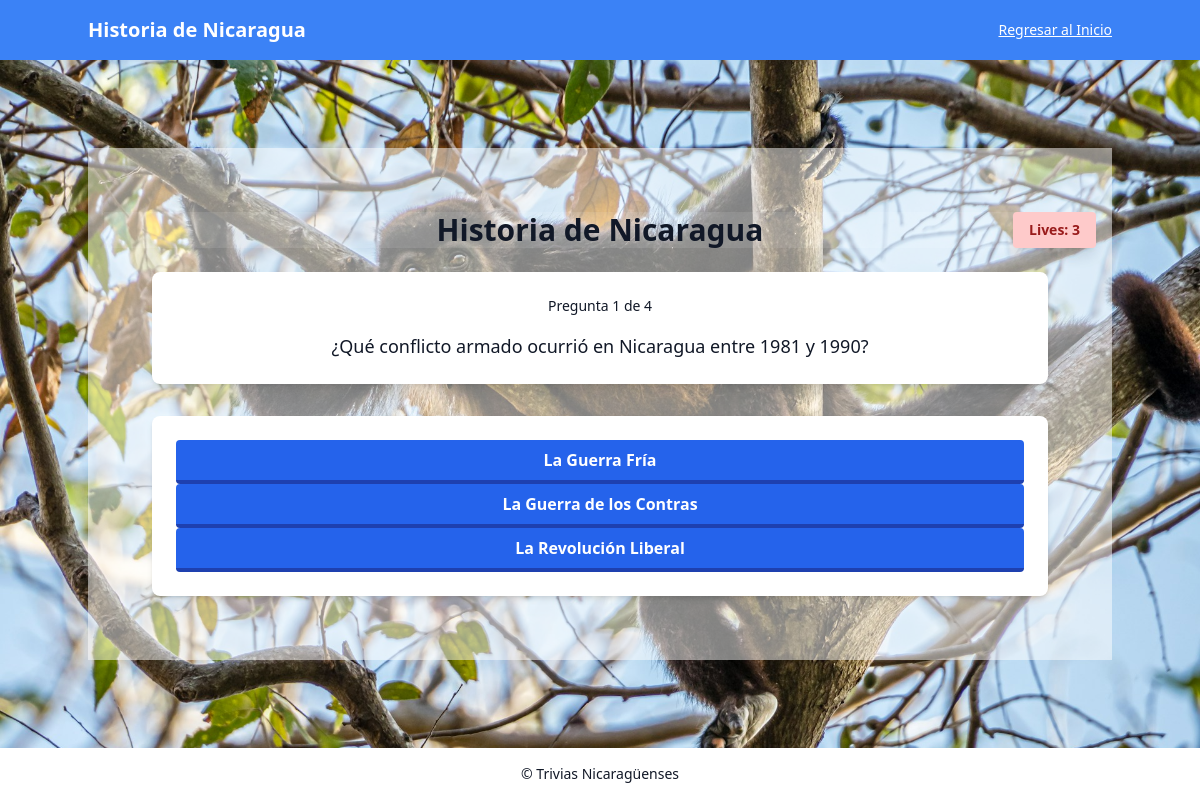
The app's page /trivia/2 (signed in) with its own data.
### tables this page shows
CREATE TABLE trivias (
  trivia_id integer,
  user_id integer,
  category_id integer,
  title text,
  points integer,
  FOREIGN KEY (user_id) REFERENCES users(id),
  FOREIGN KEY (category_id) REFERENCES categories(category_id),
  PRIMARY KEY (trivia_id)
);

CREATE TABLE images (
  image text,
  image_id integer,
  horario integer,
  grande integer,
  PRIMARY KEY (image)
);

CREATE TABLE questions (
  question_id integer,
  trivia_id integer,
  question_text text,
  FOREIGN KEY (trivia_id) REFERENCES trivias(trivia_id),
  PRIMARY KEY (question_id)
);

CREATE TABLE responses (
  response_id integer,
  trivia_id integer,
  question_id integer,
  response_text text,
  FOREIGN KEY (trivia_id) REFERENCES trivias(trivia_id),
  FOREIGN KEY (question_id) REFERENCES questions(question_id),
  PRIMARY KEY (response_id)
);

CREATE TABLE correct_responses (
  correct_response_id integer,
  trivia_id integer,
  question_id integer,
  correct_response_text text,
  FOREIGN KEY (trivia_id) REFERENCES trivias(trivia_id),
  FOREIGN KEY (question_id) REFERENCES questions(question_id),
  PRIMARY KEY (correct_response_id)
);

### app.py (the view)
@app.route("/trivia/<int:trivia_id>")
@login_required
def trivia(trivia_id):
    con = get_con_connection()
    user_id = session["user_id"]
    try:
        imagen_dia
        imagen_noche
    except NameError:
        imagen_dia = get_random_image(1,0)
        imagen_noche = get_random_image(0,0)
    print(f"\n {imagen_dia}")
    print(f"\n {imagen_noche}")
    if "lives" not in session:
        print("Obtenemos las vidas")
        session["lives"] = 3
    print(session["lives"])
    trivia = con.execute("SELECT * FROM trivias WHERE trivia_id = ?", (trivia_id,)).fetchone()
    con.close()
    if not trivia:
        con.close()
        return redirect("/")
    print(f"Obtenemos los datos de la trivia. {dict(trivia)} \n")
    datos_trivia = trivia
    trivia = trivia[0]
    print(f"Obtenemos el id de la trivia {trivia_id} \n")
    con = get_con_connection()
    unanswered_questions = con.execute("""
    SELECT q.*
    FROM questions q
    WHERE q.trivia_id = ?
    AND NOT EXISTS (
        SELECT 1
        FROM user_responses ur
        WHERE ur.user_id = ? AND ur.correct_question_id = q.question_id
    )
    ORDER BY q.question_id
    """,(trivia_id, user_id,)).fetchall()
    unanswered_questions_dicts = [dict(row) for row in unanswered_questions]
    print(f"Obtenemos las preguntas sin obtener {unanswered_questions_dicts} \n")
    con.close()
    if not unanswered_questions:
        flash("Ya completaste esta trivia.", "success")
        con.close()
        return redirect("/")
    random.shuffle(unanswered_questions)
    unanswered_questions_dicts = [dict(row) for row in unanswered_questions]
    print(f"randomizamos las preguntas {unanswered_questions_dicts} \n")
    question = unanswered_questions[0]
    print(f"Obtenemos la primera pregunta de la lista de preguntas no respondidas {dict(question)}\n")
    con = get_con_connection()
    responses = con.execute(
        "SELECT * FROM responses WHERE question_id = ?", (question["question_id"],)
    ).fetchall()
    responses_dicts = [dict(row) for row in responses]
    print(f"Obtenemos todas las respuestas erroneas de responses {responses_dicts} \n")
    correct_responses = con.execute(
        "SELECT * FROM correct_responses WHERE question_id = ?", (question["question_id"],),
    ).fetchall()
    correct_responses_dicts = [dict(row) for row in correct_responses]
    print(f"Obtenemos las respuestas correctas de correct_responses {correct_responses_dicts} \n")
    con.close()
    total_responses = responses + correct_responses
    total_responses_dicts = [dict(row) for row in total_responses]
    print(f"Creamos total_responses {total_responses_dicts} \n")
    random.shuffle(total_responses)
    total_responses_dicts = [dict(row) for row in total_responses]
    print(f"Randomizamos total_responses{total_responses_dicts} \n")
    """Algo raro pero aqui contamos todas las preguntas en total que tiene ligada esta
     trivia"""
    con = get_con_connection()
    total_questions = con.execute(
    "SELECT COUNT(*) as total FROM questions WHERE trivia_id = ?", (trivia_id,)
        ).fetchone()
    print(f"Obtenemos en numero todas las preguntas de la trivia {dict(total_questions)} \n")
    """Aqui contamos el progreso, contea todos los elementos que encuentre con esta query,
    de la tabla user_responses, pues al parecer dentro de esta tabla busco encontrar todas las
    preguntas y respuestas que tengo incluidas dentro de mi tabla de user_responses, esto
    antes tenia sentido porque yo incluia todas las responses dentro de la tabla de user_responses
    pero ahora solo incluyo las que vengan de correct_user_responses"""
    """me podrias explicar que es lo que realmente hace aqui?, cuenta cuantas preguntas
    ya han sido respondidas en la tabla de user_responses?"""
    answered_count = con.execute(
        """
        SELECT COUNT(correct_response_id) as count
        FROM user_responses ur
        WHERE ur.user_id = ? AND ur.trivia_id = ?
        """,(
        user_id, trivia_id,)
    ).fetchone()
    print(f"Obtenemos las preguntas que ya han sido respondidas y entramos a el render_template {dict(answered_count)} /n")
    con.close()
    '''for response in total_responses_dicts:
        print(f"{response} /n")'''
    print("THIS IS ALL THE DATA BY ORDER. 1.datos_trivia, 2.question, 3.responses, 4.correct_responses, 5.total_responses, 6.answered_count ,7.lives, 8.unanswered_questions \n")
    print(f"datos trivia: {dict(datos_trivia)} \n question:  {dict(question)} \n responses:{responses_dicts} \n correct_responses{correct_responses_dicts} \n")
    print(f"total responses: {total_responses_dicts} \n answered count: {dict(answered_count)} \n unanswered questions: {unanswered_questions_dicts} \n")
    print(f" LIVES {session['lives']}")
    template_total_questions = dict(total_questions)
    print(f"\n answered_count: {answered_count[0] +1 } \n total_questions: {template_total_questions}")
    total_responses = [dict(response) for response in total_responses]
    return render_template(
        "trivia.html",
        trivia = datos_trivia,
        question = question,
        responses = responses,
        correct_responses = correct_responses,
        total_responses = total_responses,
        question_num = answered_count[0],
        total_questions = template_total_questions["total"],
        lives = session["lives"],
        unanswered_questions = unanswered_questions, # Enviar las vidas a la plantilla
        imagen_dia = imagen_dia,
        imagen_noche = imagen_noche
    )

### app.py (called while the page is built)
@app.after_request
def after_request(response):
    response.headers["Cache-Control"] = "no-cache, no-store, must-revalidate"
    response.headers["Expires"] = 0
    response.headers["Pragma"] = "no-cache"
    return response

@app.context_processor
def inject_dark_mode():
    return dict(dark_mode=session.get('dark_mode', False))

def get_random_image(horario, grande):
    con = get_con_connection()
    rows = con.execute(
        "SELECT image FROM images WHERE horario = ? AND grande = ?",
        (horario, grande)
    ).fetchall()
    imagenes = [dict(row) for row in rows]
    if imagenes:
        return random.choice(imagenes)['image']
    return None

### helpers.py (called while the page is built)
def get_con_connection():
    db_path = os.path.abspath("users.db")
    con = sqlite3.connect(db_path)
    con.row_factory = sqlite3.Row
    return con

def login_required(f):
    @wraps(f)
    def decorated_function(*args, **kwargs):
        if session.get("user_id") is None:
            return redirect("/login")
        return f(*args, **kwargs)
    return decorated_function

### templates/trivia.html
{% extends "trivia_layout.html" %}
{% block content %}
<div class=" {% if dark_mode %}
        bg-gray-900
    {% else %}
        bg-white
    {% endif %}  bg-opacity-50 relative container mx-auto px-4 py-16" id="trivia-container">
    <div class="{% if dark_mode %}
        bg-gray-900
    {% else %}
        bg-white
    {% endif %} bg-opacity-10  flex items-center justify-between mb-6 relative sm:min-h-0">
        <div class="absolute left-1/2 transform -translate-x-1/2">
            <h2 class="text-3xl font-semibold {{ 'text-white' if dark_mode else 'text-gray-900' }} text-center">{{ trivia['title'] }}</h2>
        </div>
        <div class="{% if dark_mode %}
        bg-red-300
    {% else %}
        bg-red-200
    {% endif %} ml-auto text-red-800 text-sm font-bold px-4 py-2 rounded shadow-lg">
            Lives: {{ lives }}
        </div>
    </div>
    <div class="{% if dark_mode %}
        bg-gray-900
    {% else %}
        bg-white
    {% endif %}  rounded-lg shadow-lg p-6 w-full max-w-4xl mx-auto mb-8">
        <p class="text-sm {{ 'text-white' if dark_mode else 'text-gray-900' }}  text-center mb-4">
            Pregunta {{ question_num + 1 }} de {{ total_questions }}
        </p>
        <p id="question-text" class="text-lg font-medium {{ 'text-white' if dark_mode else 'text-gray-900' }} text-center">
            {{ question['question_text'] }}
        </p>
    </div>
    <div class="{% if dark_mode %}
        bg-gray-900
    {% else %}
        bg-white
    {% endif %} rounded-lg shadow-md p-6 w-full max-w-4xl mx-auto">
        {% for respuesta in total_responses %}
            {% if "correct_response_id" in respuesta %}
                <form
                method="POST"
                action="{{ url_for('register_correct_response', trivia_id= trivia['trivia_id'], correct_response_id= respuesta['correct_response_id'],  total_questions = total_questions, correct_question_id = respuesta['question_id'])}}"
                >
                    <button
                        type="submit"
                        id="button"
                        class="{{ 'bg-blue-700' if dark_mode else 'bg-blue-600' }}  hover:bg-blue-400 text-white font-bold py-2 px-4 border-b-4 {{ 'border-blue-900' if dark_mode else 'border-blue-800' }} {{ 'hover:border-blue-600' if dark_mode else 'hover:border-blue-600' }} rounded w-full trivia-button"
                    >
                    {{respuesta['correct_response_text']}}
                    </button>
                </form>
            {% elif "response_id" in respuesta %}
            <form
            method="POST"
            action="{{ url_for('register_response', trivia_id=trivia['trivia_id'], response_id = respuesta['response_id'], question_id = respuesta['question_id'])}}"
            >
            <button
                type="submit"
                id="button"
                class="{{ 'bg-blue-700' if dark_mode else 'bg-blue-600' }}  hover:bg-blue-400 text-white font-bold py-2 px-4 border-b-4 {{ 'border-blue-900' if dark_mode else 'border-blue-800' }} {{ 'hover:border-blue-600' if dark_mode else 'hover:border-blue-600' }} rounded w-full trivia-button"
            >
                {{ respuesta['response_text'] }}
            </button>
        </form>
        {% endif %}
        {% endfor %}
    </div>
</div>
{% endblock %}

### templates/trivia_layout.html (shortened to what this page needs)
<!DOCTYPE html>
<html lang="en">
<head>
    <script src="https://cdn.tailwindcss.com"></script>
</head>
<body class="bg-gray-50 min-h-screen flex flex-col">
   <header class="{{ 'bg-blue-600' if dark_mode else 'bg-blue-500' }}  text-white py-4 px-6">
    <div class="container mx-auto flex flex-col sm:flex-row items-start sm:items-center justify-between space-y-2 sm:space-y-0">
        <h1 class="text-base sm:text-xl font-semibold">{{ trivia.title if trivia else "Trivias" }}</h1>
        <a href="/" class="text-xs sm:text-sm underline hover:text-gray-300">Regresar al Inicio</a>
    </div>
</header>
    <main class=" relative  flex-1 flex justify-center items-center py-8">
        <div class="absolute inset-0 -z-1 pointer-events-none">
            {% if dark_mode %}
            <img class=" imagen_noche w-full h-full object-cover" src="{{imagen_noche}}" >
            {% else %}
              <img class=" imagen w-full h-full object-cover" src="{{imagen_dia}}">
            {% endif %}
        </div>
        {% block content %}
        {% endblock %}
    </main>
    <footer class="{% if dark_mode %}
        bg-gray-900
    {% else %}
        bg-white
    {% endif %}  text-center py-4 text-sm {{ 'text-white' if dark_mode else 'text-gray-900' }}">
        &copy; {{ current_year }} Trivias Nicaragüenses
    </footer>
</body>
</html>

### records on screen
trivias: title "Historia de Nicaragua"
images: image (picture)
questions: question_text "¿Qué conflicto armado ocurrió en Nicaragua entre 1981 y 1990?"
responses: response_text "La Guerra Fría"
correct_responses: correct_response_text "La Guerra de los Contras"
responses: response_text "La Revolución Liberal"

### other values on screen
{{ lives }} "3"
{{ question_num + 1 }} "1"
{{ total_questions }} "4"
